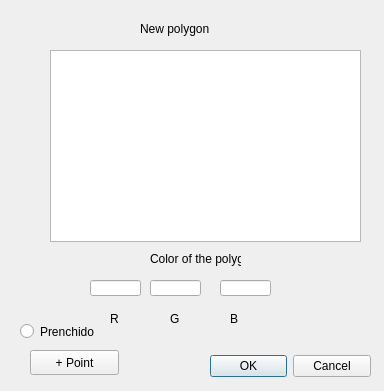
<?xml version="1.0" encoding="UTF-8"?>
<ui version="4.0">
 <class>Dialog</class>
 <widget class="QDialog" name="Dialog">
  <property name="geometry">
   <rect>
    <x>0</x>
    <y>0</y>
    <width>384</width>
    <height>391</height>
   </rect>
  </property>
  <property name="windowTitle">
   <string>Dialog</string>
  </property>
  <widget class="QDialogButtonBox" name="buttonBox">
   <property name="geometry">
    <rect>
     <x>210</x>
     <y>350</y>
     <width>161</width>
     <height>32</height>
    </rect>
   </property>
   <property name="orientation">
    <enum>Qt::Horizontal</enum>
   </property>
   <property name="standardButtons">
    <set>QDialogButtonBox::Cancel|QDialogButtonBox::Ok</set>
   </property>
  </widget>
  <widget class="QLabel" name="label">
   <property name="geometry">
    <rect>
     <x>140</x>
     <y>20</y>
     <width>131</width>
     <height>17</height>
    </rect>
   </property>
   <property name="text">
    <string>New polygon</string>
   </property>
  </widget>
  <widget class="QListWidget" name="point_list">
   <property name="geometry">
    <rect>
     <x>50</x>
     <y>50</y>
     <width>311</width>
     <height>192</height>
    </rect>
   </property>
  </widget>
  <widget class="QPushButton" name="point">
   <property name="geometry">
    <rect>
     <x>30</x>
     <y>350</y>
     <width>89</width>
     <height>25</height>
    </rect>
   </property>
   <property name="text">
    <string>+ Point</string>
   </property>
  </widget>
  <widget class="QLabel" name="label_7">
   <property name="geometry">
    <rect>
     <x>150</x>
     <y>250</y>
     <width>91</width>
     <height>17</height>
    </rect>
   </property>
   <property name="text">
    <string>Color of the polygon</string>
   </property>
  </widget>
  <widget class="QLabel" name="label_5">
   <property name="geometry">
    <rect>
     <x>200</x>
     <y>440</y>
     <width>67</width>
     <height>17</height>
    </rect>
   </property>
   <property name="text">
    <string>G</string>
   </property>
  </widget>
  <widget class="QLineEdit" name="gValue">
   <property name="geometry">
    <rect>
     <x>150</x>
     <y>280</y>
     <width>51</width>
     <height>16</height>
    </rect>
   </property>
  </widget>
  <widget class="QLineEdit" name="rValue">
   <property name="geometry">
    <rect>
     <x>90</x>
     <y>280</y>
     <width>51</width>
     <height>16</height>
    </rect>
   </property>
  </widget>
  <widget class="QLabel" name="label_4">
   <property name="geometry">
    <rect>
     <x>140</x>
     <y>440</y>
     <width>67</width>
     <height>17</height>
    </rect>
   </property>
   <property name="text">
    <string>R</string>
   </property>
  </widget>
  <widget class="QLineEdit" name="bValue">
   <property name="geometry">
    <rect>
     <x>220</x>
     <y>280</y>
     <width>51</width>
     <height>16</height>
    </rect>
   </property>
  </widget>
  <widget class="QLabel" name="label_6">
   <property name="geometry">
    <rect>
     <x>260</x>
     <y>440</y>
     <width>67</width>
     <height>17</height>
    </rect>
   </property>
   <property name="text">
    <string>B</string>
   </property>
  </widget>
  <widget class="QLabel" name="label_8">
   <property name="geometry">
    <rect>
     <x>170</x>
     <y>310</y>
     <width>67</width>
     <height>17</height>
    </rect>
   </property>
   <property name="text">
    <string>G</string>
   </property>
  </widget>
  <widget class="QLabel" name="label_9">
   <property name="geometry">
    <rect>
     <x>110</x>
     <y>310</y>
     <width>67</width>
     <height>17</height>
    </rect>
   </property>
   <property name="text">
    <string>R</string>
   </property>
  </widget>
  <widget class="QLabel" name="label_10">
   <property name="geometry">
    <rect>
     <x>230</x>
     <y>310</y>
     <width>67</width>
     <height>17</height>
    </rect>
   </property>
   <property name="text">
    <string>B</string>
   </property>
  </widget>
  <widget class="QRadioButton" name="fillCheckBox">
   <property name="geometry">
    <rect>
     <x>20</x>
     <y>320</y>
     <width>112</width>
     <height>23</height>
    </rect>
   </property>
   <property name="text">
    <string>Prenchido</string>
   </property>
   <property name="checked">
    <bool>false</bool>
   </property>
  </widget>
 </widget>
 <resources/>
 <connections>
  <connection>
   <sender>buttonBox</sender>
   <signal>accepted()</signal>
   <receiver>Dialog</receiver>
   <slot>accept()</slot>
   <hints>
    <hint type="sourcelabel">
     <x>248</x>
     <y>254</y>
    </hint>
    <hint type="destinationlabel">
     <x>157</x>
     <y>274</y>
    </hint>
   </hints>
  </connection>
  <connection>
   <sender>buttonBox</sender>
   <signal>rejected()</signal>
   <receiver>Dialog</receiver>
   <slot>reject()</slot>
   <hints>
    <hint type="sourcelabel">
     <x>316</x>
     <y>260</y>
    </hint>
    <hint type="destinationlabel">
     <x>286</x>
     <y>274</y>
    </hint>
   </hints>
  </connection>
 </connections>
</ui>
